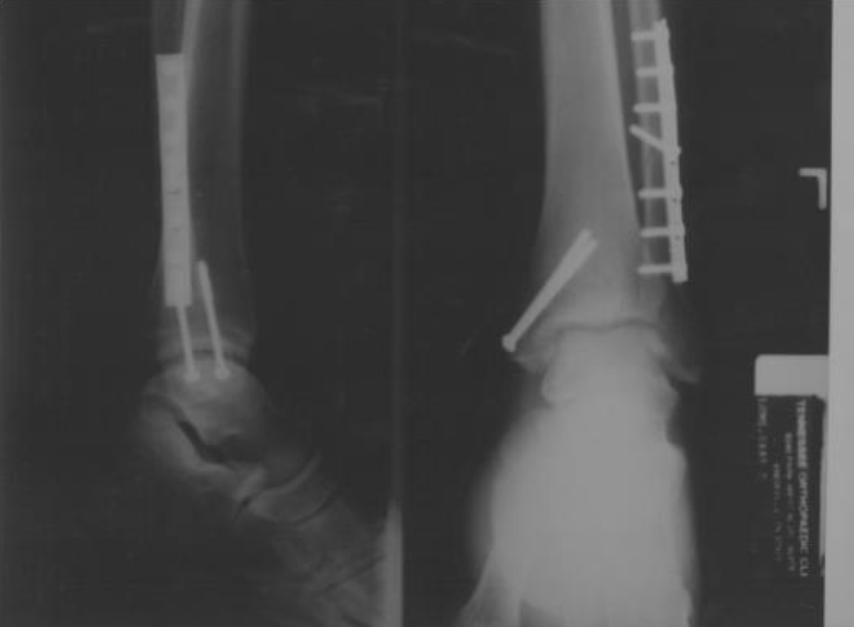
#> input picture Week 4/IntensityTransformation/bone.png, 854 x 627 px
$ python BitLevelSlicing.py
#> lines starting #> are read from the running program, lines starting #| are printed output that depends on the picture; after the words box and inside, x2 and y2 are one past the last pixel; in counts of white or black regions, pixels touching at a corner belong together
#> further down, image is the input picture: shape (627, 854, 3); min 42, max 169, mean 69.9
import cv2
import numpy as np

def bit_slice(image, bit):
    # Convert the image to grayscale
#> called with bit = 7
    gray_image = cv2.cvtColor(image, cv2.COLOR_BGR2GRAY)

    # Extract the bit plane using bitwise shift right operator
    bit_plane = (gray_image >> bit) & 1
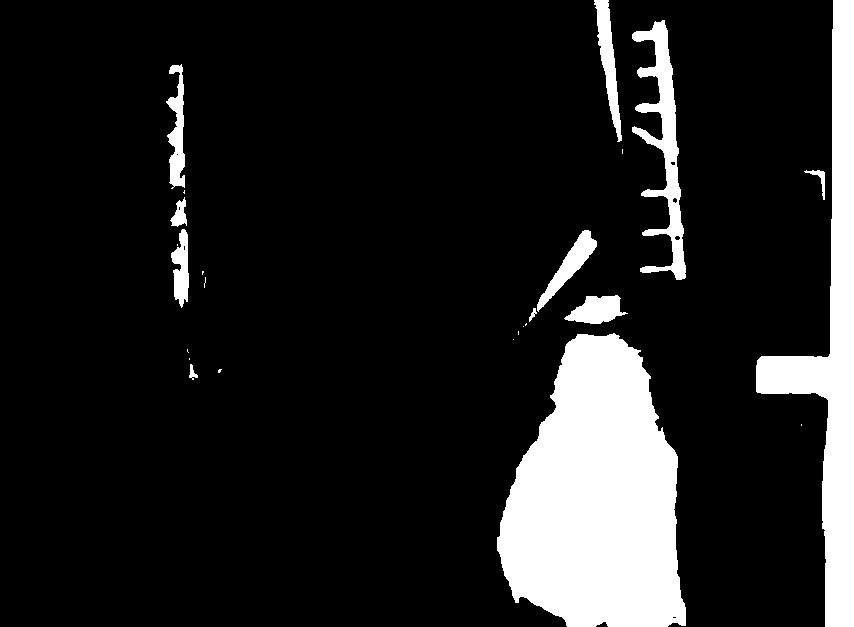
#> bit_plane: shape (627, 854); values 0 (black) and 1 (white), 13.1% white; 25 white regions (13 under 20 px), largest, box (x1, y1, x2, y2) and area: (497, 333, 686, 627) 40138, (756, 0, 854, 627) 18568, (632, 20, 686, 280) 4770


    # Create a binary image from the bit plane
    binary_image = np.uint8(bit_plane * 255)

    return binary_image

# Load the image
image = cv2.imread('bone.png')

# Perform bit-level slicing for bit 7
bit_7_image = bit_slice(image, 7)

# Display the result
cv2.imshow('Bit 7 Image', bit_7_image)
cv2.waitKey(0)
cv2.destroyAllWindows()
